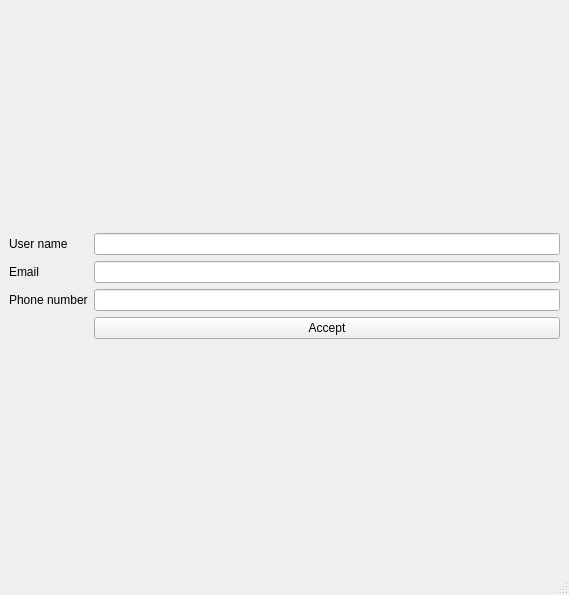
<?xml version="1.0" encoding="UTF-8"?>
<ui version="4.0">
 <class>UserSettings</class>
 <widget class="QMainWindow" name="UserSettings">
  <property name="geometry">
   <rect>
    <x>0</x>
    <y>0</y>
    <width>569</width>
    <height>595</height>
   </rect>
  </property>
  <property name="windowTitle">
   <string>MainWindow</string>
  </property>
  <widget class="QWidget" name="centralwidget">
   <layout class="QVBoxLayout" name="verticalLayout">
    <item>
     <layout class="QGridLayout" name="gridLayout">
      <item row="2" column="2">
       <widget class="QLineEdit" name="EmaillineEdit"/>
      </item>
      <item row="2" column="0">
       <widget class="QLabel" name="label_2">
        <property name="text">
         <string>Email</string>
        </property>
       </widget>
      </item>
      <item row="3" column="2">
       <widget class="QLineEdit" name="PhonenumberlineEdit"/>
      </item>
      <item row="1" column="2">
       <widget class="QLineEdit" name="UserNamelineEdit"/>
      </item>
      <item row="3" column="0">
       <widget class="QLabel" name="label_3">
        <property name="text">
         <string>Phone number</string>
        </property>
       </widget>
      </item>
      <item row="1" column="0">
       <widget class="QLabel" name="label">
        <property name="text">
         <string>User name</string>
        </property>
       </widget>
      </item>
      <item row="4" column="2">
       <widget class="QPushButton" name="pushButton">
        <property name="text">
         <string>Accept</string>
        </property>
       </widget>
      </item>
     </layout>
    </item>
   </layout>
  </widget>
  <widget class="QMenuBar" name="menubar">
   <property name="geometry">
    <rect>
     <x>0</x>
     <y>0</y>
     <width>569</width>
     <height>25</height>
    </rect>
   </property>
  </widget>
  <widget class="QStatusBar" name="statusbar"/>
 </widget>
 <resources/>
 <connections/>
</ui>
